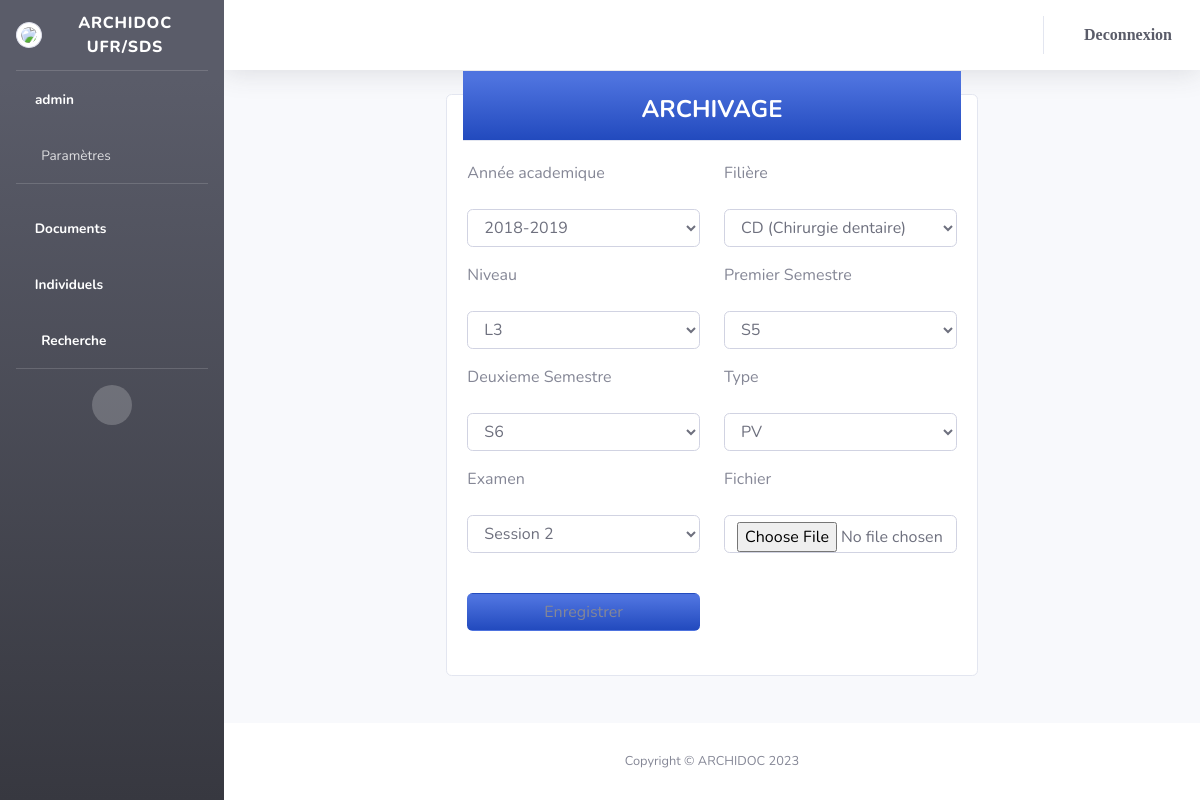
/archives/form/11 (signed in), run on the app's committed database.
### document/models.py (models this page shows)
class Document(models.Model):
	annee_academique=models.ForeignKey(Annee_academique, on_delete=models.CASCADE)
	filiere=models.ForeignKey(Filiere, on_delete=models.CASCADE)
	niveau=models.ForeignKey(Niveau, on_delete=models.CASCADE)
	type_document=models.ForeignKey(Type_document, on_delete=models.CASCADE)
	session1=models.ForeignKey(Session, related_name="session1", on_delete=models.CASCADE)
	session2=models.ForeignKey(Session, related_name="session2", on_delete=models.CASCADE)
	examen=models.ForeignKey(Examen, on_delete=models.CASCADE)
	fichier=models.TextField()

### parametres/models.py (models this page shows)
class Annee_academique(models.Model):
	libelle= models.TextField()
	debut = models.IntegerField()
	fin = models.IntegerField()
	description = models.TextField()
	created= models.TimeField(auto_now=False, auto_now_add=True)
	updated= models.TimeField(auto_now=True, auto_now_add=False)

class Filiere(models.Model):
	libelle= models.TextField()
	code= models.TextField()
	description = models.TextField()
	created= models.TimeField(auto_now=False, auto_now_add=True)
	updated= models.TimeField(auto_now=True, auto_now_add=False)

class Niveau(models.Model):
	libelle= models.TextField()
	description = models.TextField()
	created= models.TimeField(auto_now=False, auto_now_add=True)
	updated= models.TimeField(auto_now=True, auto_now_add=False)

class Session(models.Model):
	libelle= models.TextField()
	description = models.TextField()
	created= models.TimeField(auto_now=False, auto_now_add=True)
	updated= models.TimeField(auto_now=True, auto_now_add=False)

class Type_document(models.Model):
	libelle= models.TextField()
	description = models.TextField()
	created= models.TimeField(auto_now=False, auto_now_add=True)
	updated= models.TimeField(auto_now=True, auto_now_add=False)

class Examen(models.Model):
	libelle= models.TextField()
	description = models.TextField()
	created= models.TimeField(auto_now=False, auto_now_add=True)
	updated= models.TimeField(auto_now=True, auto_now_add=False)

### document/views.py (the view)
# urls.py: path('form/<int:id>', views.form, name='form_archive'),
@login_required
def form(request, id):
	data=0
	annees=Annee_academique.objects.all()
	filieres=Filiere.objects.all()
	niveaux=Niveau.objects.all()
	sessions=Session.objects.all()
	examens=Examen.objects.all()
	type_documents=Type_document.objects.all()
	if id>0:
		data=Document.objects.get(id=id)
	return render(request,'Document/form.html', {'data':data, 'annees':annees, 'filieres':filieres, 'niveaux':niveaux, 'sessions':sessions, 'type_documents':type_documents,'examens':examens})

### templates/Document/form.html (shortened to what this page needs)
 {% extends 'layouts/Layout.html'%}
 {% load static %}
 {% block content %}
        <div id="addmodal" class="row">
          <div class="col-lg-7 col-md-8 col-12 mx-auto">
            <div class="card z-index-0 fadeIn3 fadeInBottom">
              <div class="card-header p-0 position-relative mt-n4 mx-3 z-index-2">
                <div class="bg-gradient-primary shadow-primary border-radius-lg py-3 pe-1">
                  <h4 class="text-white font-weight-bolder text-center mt-2 mb-0">ARCHIVAGE</h4>
                </div>
              </div>
              <div class="card-body">
                <form role="form" method="POST" class="text-start" {% if data.id %} action="{% url 'set_archive' id=data.id %}"  {% else %} action="{% url 'save_archive' %}" {% endif %}  enctype="multipart/form-data">
                  <div class="row">
                    <div class="col-lg-6">
                      <label class="form-label">Année academique</label>
                      <div class="input-group input-group-outline my-3">
                        <select type="text" name="annee_academique" class="form-control" required>
                          {% if data.annee_academique%}<option value="{{data.annee_academique.id}}">{{data.annee_academique.debut}}-{{data.annee_academique.fin}}</option>{% endif %}
                        </select>
                      </div>
                    </div>
                    <div class="col-lg-6">
                      <label class="form-label">Filière</label>
                      <div class="input-group input-group-outline my-3">
                        <select type="text" name="filiere" class="form-control" required>
                          {% if data.filiere%}<option value="{{data.filiere.id}}">{{data.filiere.libelle}}</option>{% endif %}
                        </select>
                      </div>
                    </div>
                    <div class="col-lg-6">
                      <label class="form-label">Niveau</label>
                      <div class="input-group input-group-outline my-3">
                        <select type="text" name="niveau" class="form-control" required>
                          {% if data.niveau %}<option value="{{data.niveau.id}}">{{data.niveau.libelle}}</option>{% endif %}
                        </select>
                      </div>
                    </div>
                        <div class="col-lg-6">
                          <label class="form-label">Premier Semestre</label>
                          <div class="input-group input-group-outline my-3">
                            <select name="session1" class="form-control" required>
                              {% if data.session1 %}<option value="{{data.session1.id}}">{{data.session1.libelle}}</option>{% endif %}
                            </select>
                          </div>
                        </div>
                        <div class="col-lg-6">
                          <label class="form-label">Deuxieme Semestre</label>
                          <div class="input-group input-group-outline my-3">
                            <select name="session2" class="form-control" required>
                              {% if data.session2 %}<option value="{{data.session2.id}}">{{data.session2.libelle}}</option>{% endif %}
                            </select>
                          </div>
                        </div>
                    <div class="col-lg-6">
                      <label class="form-label">Type</label>
                      <div class="input-group input-group-outline my-3">
                        <select type="text" name="type_document" class="form-control" required>
                          {% if data.type_document %}<option value="{{data.type_document.id}}">{{data.type_document.libelle}}</option>{% endif %}
                        </select>
                      </div>
                    </div>
                    <div class="col-6">
                      <label class="form-label">Examen</label>
                      <div class="input-group input-group-outline my-3">
                        <select type="text" name="examen" class="form-control" required>
                          {% if data.examen %}<option value="{{data.examen.id}}">{{data.examen.libelle}}</option>{% endif %}
                        </select>
                      </div>
                    </div>
                    <div class="col-lg-6">
                      <label class="form-label">Fichier</label>
                      <div class="input-group input-group-outline my-3">
                        <input type="file" name="fichier" class="form-control" >
                      </div>
                    </div>
                    <div class="col-lg-6">
                      <div class="text-center">
                        <input type="submit" value="Enregistrer" type="button" class="btn bg-gradient-primary w-100 my-4 mb-2">
                      </div>
                    </div>
                  </div>
                </form>
              </div>
            </div>
          </div>
        </div>
 {% endblock %}

### templates/layouts/Layout.html (shortened to what this page needs)
{% load static %}
{% load static %}
<!DOCTYPE html>
<html lang="en">
<head>
    <link href="{% static 'espace_client/vendor/fontawesome-free/css/all.min.css' %}" rel="stylesheet" type="text/css">
    <link href="{% static 'espace_client/css/sb-admin-2.min.css'%}" rel="stylesheet">
</head>
<body id="page-top">
    <div id="wrapper">
        <ul class="navbar-nav bg-gradient-dark sidebar sidebar-dark accordion" id="accordionSidebar">
            <a class="sidebar-brand d-flex align-items-center justify-content-center" href="index.html">
                <div class="sidebar-brand-icon rotate-n-15">
                  <img class="img-thumbnail rounded-circle" src="{% static 'img/logo.png' %}">
                </div>
                <div class="sidebar-brand-text mx-3">
                  ARCHIDOC UFR/SDS
                </div>
            </a>
            <hr class="sidebar-divider my-0">
            <li class="nav-item active">
                <div class="nav-link">
                    <i class="fas fa-user"></i>
                    <span>
                      {% if user.is_authenticated %}
                        {{ user.get_username }}
                      {% endif %}
                    </span>
                </div>
            </li>
            {% if user.is_superuser  %}
            <li class="nav-item">
                <a class="nav-link collapsed" href="#" data-toggle="collapse" data-target="#collapseUtilities"
                    aria-expanded="true" aria-controls="collapseUtilities">
                    <i class="fas fa-fw fa-wrench"></i>
                    <span>Paramètres</span>
                </a>
            </li>
            {% endif %}
            <hr class="sidebar-divider">
            <li class="nav-item">
              <a class="nav-link text-white " href="{% url 'list_archive' %}">
                <i class="fas fa-file"></i>
                <span class="ms-1 font-weight-bold text-white">Documents</span>
              </a>
            </li>
            <li class="nav-item">
              <a class="nav-link text-white " href="{% url 'list_etudiant' %}">
                <i class="fas fa-users"></i>
                <span class="ms-1 font-weight-bold text-white">Individuels</span>
              </a>
            </li>
            <li class="nav-item">
              <a class="nav-link text-white " href="{% url 'search' %}">
                <i class="fas fa-fw fa-table"></i>
                <span class="ms-1 font-weight-bold text-white">Recherche</span>
              </a>
            </li>
            <hr class="sidebar-divider d-none d-md-block">
            <div class="text-center d-none d-md-inline">
                <button class="rounded-circle border-0" id="sidebarToggle"></button>
            </div>
        </ul>
        <div id="content-wrapper" class="d-flex flex-column">
            <div id="content">
                <nav class="navbar navbar-expand navbar-light bg-white topbar mb-4 static-top shadow">
                    <ul class="navbar-nav ml-auto">
                        <li class="nav-item ">
                            <a class="nav-link text-dark" href="{% url 'logout' %}">
                                <i class="fa fa-lock">Deconnexion</i>
                            </a>
                        </li>
                    </ul>
                </nav>
                <div class="container-fluid">
                        {% block content %}{% endblock %}
                </div>
            </div>
            <footer class="sticky-footer bg-white">
                <div class="container my-auto">
                    <div class="copyright text-center my-auto">
                        <span>Copyright &copy; ARCHIDOC 2023</span>
                    </div>
                </div>
            </footer>
        </div>
    </div>
</body>
</html>

### data on the page
Document: annee_academique "2018-2019", filiere "CD (Chirurgie dentaire)", niveau "L3", session1 "S5", session2 "S6", type_document "PV", examen "Session 2"

### other printed values
{{ user.get_username }} "admin"
